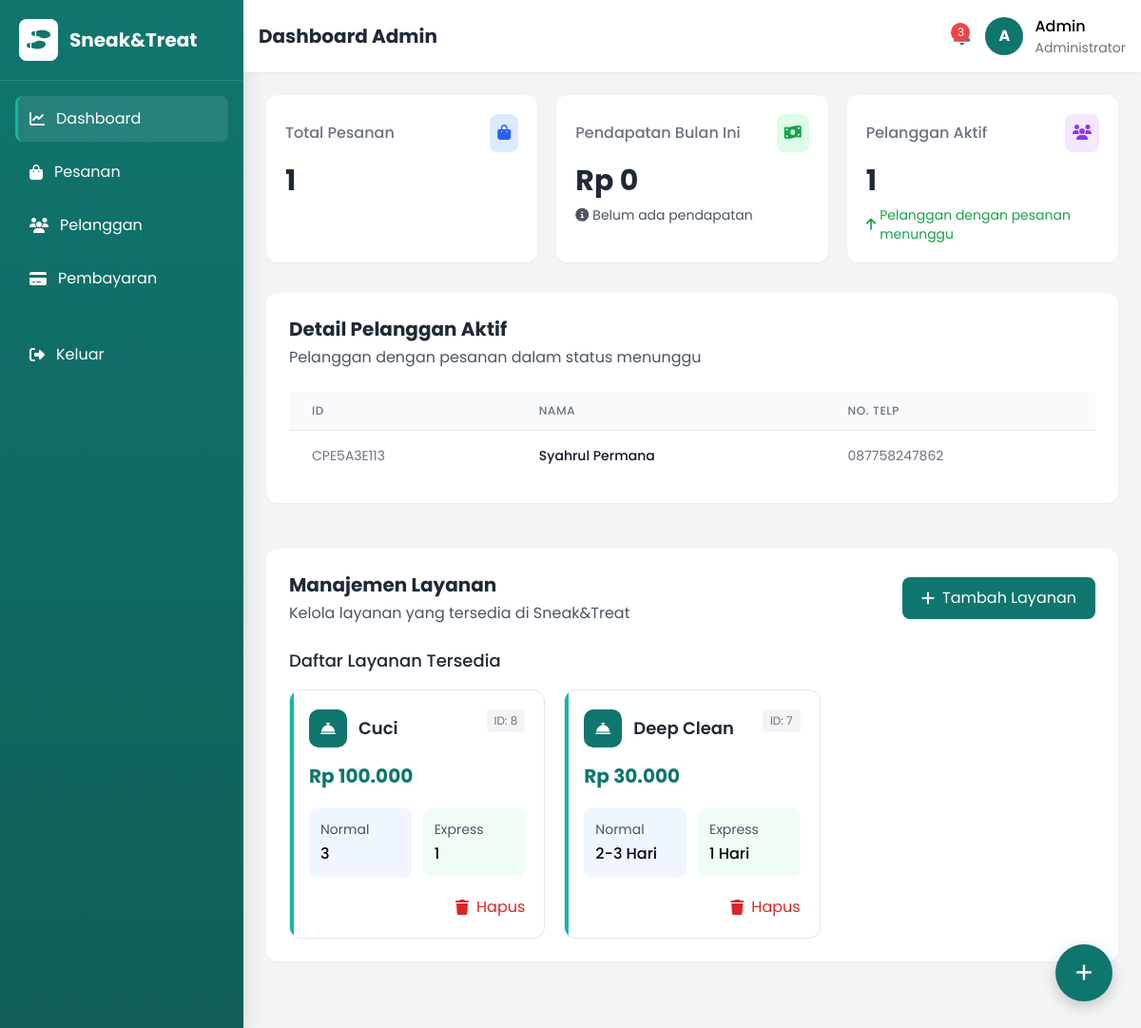
The page /IndexAdmin.php (signed in) on the database its author committed.
### tables this page shows
CREATE TABLE `customer` (
  `IdCustomer` varchar(20) NOT NULL,
  `Nama` varchar(100) NOT NULL,
  `Alamat` text DEFAULT NULL,
  `No_Telepon` varchar(15) DEFAULT NULL,
  `Tanggal_Daftar` datetime DEFAULT current_timestamp(),
  PRIMARY KEY (`IdCustomer`)
);

CREATE TABLE `layanan` (
  `idLayanan` int(11) NOT NULL AUTO_INCREMENT,
  `Nama_Layanan` varchar(100) NOT NULL,
  `Harga` decimal(10,2) NOT NULL,
  `Durasi_Pengerjaan` varchar(50) NOT NULL,
  `Durasi_Pengerjaan_express` varchar(50) NOT NULL,
  PRIMARY KEY (`idLayanan`)
);

### IndexAdmin.php (the view, shortened to what this page needs)
<!DOCTYPE html>
<html lang="id">
<head>
  <script src="https://cdn.tailwindcss.com"></script>
  <link rel="stylesheet" href="https://cdnjs.cloudflare.com/ajax/libs/font-awesome/6.4.0/css/all.min.css">
</head>
<body class="bg-gray-100">
<?php
$servername = "localhost";
$username = "root";
$password = "";
$dbname = "db_sepatu";
$conn = new mysqli($servername, $username, $password, $dbname);
$total_pesanan = 0;
$sql = "SELECT COUNT(idPesanan) AS total_pesanan FROM pesanan";
$result = $conn->query($sql);
if ($result && $row = $result->fetch_assoc()) {
    $total_pesanan = $row['total_pesanan'];
}
$pelanggan_aktif = 0;
$sql_pelanggan = "SELECT COUNT(DISTINCT p.Customer_idCustomer) AS total_aktif
                  FROM pesanan p
                  JOIN customer c ON p.Customer_idCustomer = c.idCustomer
                  WHERE p.status_pesanan = 'menunggu'";
$result_pelanggan = $conn->query($sql_pelanggan);
if ($result_pelanggan && $row = $result_pelanggan->fetch_assoc()) {
    $pelanggan_aktif = $row['total_aktif'];
}
$sql_pelanggan_detail = "SELECT c.IdCustomer, c.Nama, c.No_Telepon, COUNT(p.idPesanan) as jumlah_pesanan
                         FROM customer c
                         JOIN pesanan p ON c.IdCustomer = p.Customer_idCustomer
                         WHERE p.status_pesanan = 'menunggu'
                         GROUP BY c.IdCustomer";
$result_pelanggan_detail = $conn->query($sql_pelanggan_detail);
$pendapatan_bulan_ini = 0;
$bulan_ini = date('Y-m');
$sql_pendapatan = "SELECT SUM(jumlah_pembayaran) AS total_pendapatan
                   FROM pembayaran
                   WHERE DATE_FORMAT(tanggal_pembayaran, '%Y-%m') = '$bulan_ini'
                   AND status_pembayaran = 'lunas'";
$result_pendapatan = $conn->query($sql_pendapatan);
if ($result_pendapatan && $row = $result_pendapatan->fetch_assoc()) {
    $pendapatan_bulan_ini = $row['total_pendapatan'] ? $row['total_pendapatan'] : 0;
}
$bulan_lalu = date('Y-m', strtotime('-1 month'));
$pendapatan_bulan_lalu = 0;
$persentase = 0;
$sql_bulan_lalu = "SELECT SUM(jumlah_pembayaran) AS total_pendapatan
                   FROM pembayaran
                   WHERE DATE_FORMAT(tanggal_pembayaran, '%Y-%m') = '$bulan_lalu'
                   AND status_pembayaran = 'lunas'";
$result_bulan_lalu = $conn->query($sql_bulan_lalu);
if ($result_bulan_lalu && $row = $result_bulan_lalu->fetch_assoc()) {
    $pendapatan_bulan_lalu = $row['total_pendapatan'] ? $row['total_pendapatan'] : 0;
}
$result = $conn->query("SELECT * FROM Layanan ORDER BY idLayanan DESC");
?>
  <div class="flex min-h-screen">
    <aside class="sidebar w-64 min-h-screen text-white transition-all duration-300">
      <div class="p-5 flex items-center gap-3 border-b border-white/10">
        <div class="bg-white p-2 rounded-lg">
          <i class="fas fa-shoe-prints text-primary text-xl"></i>
        </div>
        <h1 class="text-xl font-bold logo-text">Sneak&Treat</h1>
      </div>
      <nav class="p-4">
        <ul class="space-y-2">
          <li>
            <a href="IndexAdmin.php" class="nav-item active flex items-center gap-3 p-3 rounded-lg">
              <i class="fas fa-chart-line"></i>
              <span class="nav-text">Dashboard</span>
            </a>
          </li>
          <li>
            <a href="Pesanan/DeksP.php" class="nav-item flex items-center gap-3 p-3 rounded-lg">
              <i class="fas fa-shopping-bag"></i>
              <span class="nav-text">Pesanan</span>
            </a>
          </li>
          <li>
            <a href="Pelanggan/DeksPL.php" class="nav-item flex items-center gap-3 p-3 rounded-lg">
              <i class="fas fa-users"></i>
              <span class="nav-text">Pelanggan</span>
            </a>
          </li>
          <li>
            <a href="Pembayaran/DeksPM.php" class="nav-item flex items-center gap-3 p-3 rounded-lg">
              <i class="fas fa-credit-card"></i>
              <span class="nav-text">Pembayaran</span>
            </a>
          </li>
          <li>
            <a href="#" class="nav-item flex items-center gap-3 p-3 rounded-lg mt-8" onclick="event.preventDefault(); document.getElementById('logout-form').submit();">
              <i class="fas fa-sign-out-alt"></i>
              <span class="nav-text">Keluar</span>
            </a>
          </li>
        </ul>
      </nav>
    </aside>
    <div class="flex-1 flex flex-col overflow-hidden">
      <header class="bg-white shadow-sm">
        <div class="flex justify-between items-center p-4">
          <div class="flex items-center">
            <h1 class="text-xl font-bold text-gray-800">Dashboard Admin</h1>
          </div>
          <div class="flex items-center gap-4">
            <div class="relative">
              <button class="text-gray-500 hover:text-gray-700">
              </button>
              <span class="absolute top-0 right-0 bg-red-500 text-white text-xs rounded-full h-5 w-5 flex items-center justify-center">3</span>
            </div>
            <div class="flex items-center gap-3">
              <div class="bg-primary w-10 h-10 rounded-full flex items-center justify-center text-white font-bold">A</div>
              <div class="hidden md:block">
                <p class="font-medium">Admin</p>
                <p class="text-sm text-gray-500">Administrator</p>
              </div>
            </div>
          </div>
        </div>
      </header>
      <main class="flex-1 overflow-y-auto p-4 md:p-6">
        <section id="dashboard">
          <div class="grid grid-cols-1 md:grid-cols-3 gap-5 mb-8">
            <div class="stat-card bg-white p-5 shadow-sm">
              <div class="flex items-center justify-between mb-3">
                <h3 class="text-gray-500 font-medium">Total Pesanan</h3>
                <div class="bg-blue-100 p-2 rounded-lg">
                  <i class="fas fa-shopping-bag text-blue-600"></i>
                </div>
              </div>
              <p class="text-3xl font-bold text-gray-800"><?= $total_pesanan ?></p>
            </div>
            <div class="stat-card bg-white p-5 shadow-sm">
              <div class="flex items-center justify-between mb-3">
                <h3 class="text-gray-500 font-medium">Pendapatan Bulan Ini</h3>
                <div class="bg-green-100 p-2 rounded-lg">
                  <i class="fas fa-money-bill-wave text-green-600"></i>
                </div>
              </div>
              <p class="text-3xl font-bold text-gray-800">Rp <?= number_format($pendapatan_bulan_ini, 0, ',', '.') ?></p>
              <div class="mt-2 flex items-center text-sm <?= $pendapatan_bulan_ini > $pendapatan_bulan_lalu ? 'text-green-600' : ($pendapatan_bulan_ini < $pendapatan_bulan_lalu ? 'text-red-600' : 'text-gray-600') ?>">
                <?php if ($pendapatan_bulan_ini > 0 && $pendapatan_bulan_lalu > 0): ?>
                  <i class="fas fa-arrow-<?= $pendapatan_bulan_ini > $pendapatan_bulan_lalu ? 'up' : 'down' ?> mr-1"></i>
                  <span><?= round(abs($persentase), 2) ?>% <?= $pendapatan_bulan_ini > $pendapatan_bulan_lalu ? 'naik' : 'turun' ?> dari bulan lalu</span>
                <?php elseif ($pendapatan_bulan_ini > 0): ?>
                  <i class="fas fa-arrow-up mr-1"></i>
                  <span>Pendapatan bulan ini</span>
                <?php else: ?>
                  <i class="fas fa-info-circle mr-1"></i>
                  <span>Belum ada pendapatan</span>
                <?php endif; ?>
              </div>
            </div>
            <div class="stat-card bg-white p-5 shadow-sm">
              <div class="flex items-center justify-between mb-3">
                <h3 class="text-gray-500 font-medium">Pelanggan Aktif</h3>
                <div class="bg-purple-100 p-2 rounded-lg">
                  <i class="fas fa-users text-purple-600"></i>
                </div>
              </div>
              <p class="text-3xl font-bold text-gray-800"><?= $pelanggan_aktif ?></p>
              <div class="mt-2 flex items-center text-sm text-green-600">
                <i class="fas fa-arrow-up mr-1"></i>
                <span>Pelanggan dengan pesanan menunggu</span>
              </div>
            </div>
          </div>
        </section>
        <section id="active-customers" class="mb-12">
          <div class="bg-white rounded-xl shadow-sm p-6">
            <div class="flex flex-col md:flex-row md:items-center md:justify-between mb-6">
              <div>
                <h2 class="text-xl font-bold text-gray-800 mb-1">Detail Pelanggan Aktif</h2>
                <p class="text-gray-600">Pelanggan dengan pesanan dalam status menunggu</p>
              </div>
            </div>
            <div class="overflow-x-auto">
              <table class="min-w-full divide-y divide-gray-200">
                <thead class="bg-gray-50">
                  <tr>
                    <th class="px-6 py-3 text-left text-xs font-medium text-gray-500 uppercase tracking-wider">ID</th>
                    <th class="px-6 py-3 text-left text-xs font-medium text-gray-500 uppercase tracking-wider">Nama</th>
                    <th class="px-6 py-3 text-left text-xs font-medium text-gray-500 uppercase tracking-wider">No. Telp</th>
                  </tr>
                </thead>
                <tbody class="bg-white divide-y divide-gray-200">
                  <?php if ($result_pelanggan_detail && $result_pelanggan_detail->num_rows > 0): ?>
                    <?php while ($customer = $result_pelanggan_detail->fetch_assoc()): ?>
                      <tr>
                        <td class="px-6 py-4 whitespace-nowrap text-sm text-gray-500"><?= htmlspecialchars($customer['IdCustomer']) ?></td>
                        <td class="px-6 py-4 whitespace-nowrap text-sm font-medium text-gray-900"><?= htmlspecialchars($customer['Nama']) ?></td>
                        <td class="px-6 py-4 whitespace-nowrap text-sm text-gray-500"><?= htmlspecialchars($customer['No_Telepon']) ?></td>
                      </tr>
                    <?php endwhile; ?>
                  <?php else: ?>
                    <tr>
                      <td colspan="5" class="px-6 py-4 text-center text-sm text-gray-500">Tidak ada pelanggan aktif</td>
                    </tr>
                  <?php endif; ?>
                </tbody>
              </table>
            </div>
          </div>
        </section>
        <section id="services" class="mb-12">
          <div class="bg-white rounded-xl shadow-sm p-6">
            <div class="flex flex-col md:flex-row md:items-center md:justify-between mb-6">
              <div>
                <h2 class="text-xl font-bold text-gray-800 mb-1">Manajemen Layanan</h2>
                <p class="text-gray-600">Kelola layanan yang tersedia di Sneak&Treat</p>
              </div>
              <button onclick="toggleForm()" class="mt-4 md:mt-0 bg-primary hover:bg-secondary text-white px-5 py-2.5 rounded-lg flex items-center gap-2 transition-colors">
                <i class="fas fa-plus"></i>
                <span>Tambah Layanan</span>
              </button>
            </div>
            <div>
              <h3 class="text-lg font-medium text-gray-800 mb-4">Daftar Layanan Tersedia</h3>
              <?php if ($result->num_rows > 0): ?>
                <div class="grid grid-cols-1 md:grid-cols-2 lg:grid-cols-3 gap-5">
                  <?php while ($row = $result->fetch_assoc()): ?>
                    <div class="service-card bg-white p-5">
                      <div class="flex justify-between items-start mb-4">
                        <div class="flex items-center gap-3">
                          <div class="service-icon bg-primary">
                            <i class="fas fa-concierge-bell"></i>
                          </div>
                          <h3 class="font-semibold text-lg text-gray-800"><?= htmlspecialchars($row['Nama_Layanan']) ?></h3>
                        </div>
                        <span class="text-xs text-gray-500 bg-gray-100 px-2 py-1 rounded">ID: <?= $row['idLayanan'] ?></span>
                      </div>
                      <div class="mb-5">
                        <p class="text-primary font-bold text-xl">Rp <?= number_format($row['Harga'], 0, ',', '.') ?></p>
                      </div>
                      <div class="grid grid-cols-2 gap-3 mb-5">
                        <div class="bg-blue-50 p-3 rounded-lg">
                          <p class="text-sm text-gray-600 mb-1">Normal</p>
                          <p class="font-medium"><?= htmlspecialchars($row['Durasi_Pengerjaan']) ?></p>
                        </div>
                        <div class="bg-green-50 p-3 rounded-lg">
                          <p class="text-sm text-gray-600 mb-1">Express</p>
                          <p class="font-medium"><?= htmlspecialchars($row['Durasi_Pengerjaan_express']) ?></p>
                        </div>
                      </div>
                      <div class="flex justify-end">
                        <a href="indexAdmin.php?delete=<?= $row['idLayanan'] ?>" class="text-red-600 hover:text-red-800 flex items-center gap-2" onclick="return confirm('Yakin ingin menghapus layanan ini?')">
                          <i class="fas fa-trash"></i>
                          <span>Hapus</span>
                        </a>
                      </div>
                    </div>
                  <?php endwhile; ?>
                </div>
              <?php endif; ?>
            </div>
          </div>
        </section>
      </main>
    </div>
  </div>
  <button class="floating-button bg-primary text-white">
    <i class="fas fa-plus text-xl"></i>
  </button>
</body>
</html>

### IndexAdmin.php (style rules this page uses)
body { font-family: 'Poppins', sans-serif; background-color: #f3f4f6; }
.sidebar { background: linear-gradient(180deg, #0f766e 0%, #115e59 100%); box-shadow: 0 4px 20px rgba(0, 0, 0, 0.15); }
.nav-item { transition: all 0.3s ease; border-left: 3px solid transparent; }
.nav-item:hover, .nav-item.active { background: rgba(255, 255, 255, 0.1); border-left: 3px solid #14b8a6; }
.stat-card { transition: all 0.3s ease; border-radius: 12px; overflow: hidden; position: relative; }
.stat-card::before { content: ''; position: absolute; top: 0; left: 0; width: 5px; height: 100%; }
.service-card { transition: all 0.3s ease; border-radius: 12px; overflow: hidden; position: relative; border: 1px solid #e5e7eb; }
.service-card::before { content: ''; position: absolute; top: 0; left: 0; width: 4px; height: 100%; background: #14b8a6; }
.service-icon { width: 40px; height: 40px; border-radius: 10px; display: flex; align-items: center; justify-content: center; color: white; }
.floating-button { position: fixed; bottom: 30px; right: 30px; width: 60px; height: 60px; border-radius: 50%; display: flex; align-items: center; justify-content: center; box-shadow: 0 5px 15px rgba(0, 0, 0, 0.2); z-index: 50; transition: all 0.3s ease; }

### rows shown on the page
customer: IdCustomer "CPE5A3E113", Nama "Syahrul Permana", No_Telepon "087758247862"
layanan: Nama_Layanan "Cuci", idLayanan "8", Harga "100.000", Durasi_Pengerjaan "3", Durasi_Pengerjaan_express "1"
layanan: Nama_Layanan "Deep Clean", idLayanan "7", Harga "30.000", Durasi_Pengerjaan "2-3 Hari", Durasi_Pengerjaan_express "1 Hari"

### other values the page prints
$total_pesanan "1"
$pendapatan_bulan_ini "0"
$pelanggan_aktif "1"
